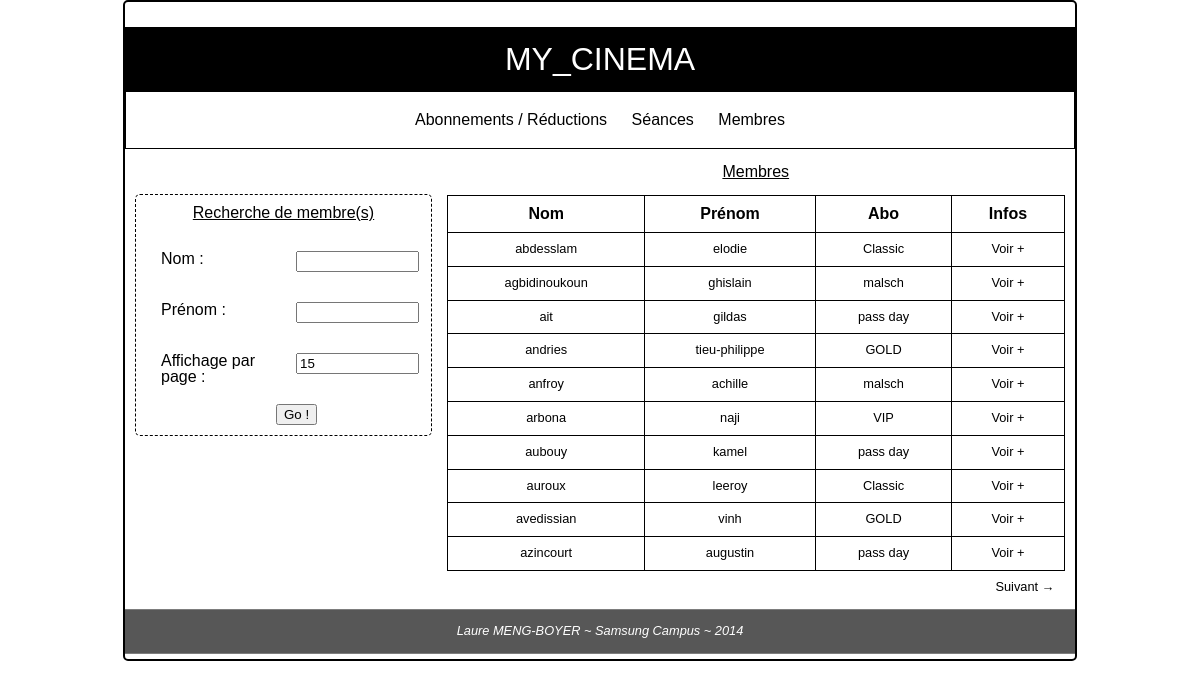
/members.php, run on the app's committed database.
### tables this page shows
CREATE TABLE `tp_membre` (
  `id_membre` int(11) NOT NULL,
  `id_fiche_perso` int(11) NOT NULL,
  `id_abo` int(11) NULL,
  `date_abo` datetime NULL,
  `id_dernier_film` int(11) NOT NULL,
  `date_dernier_film` datetime NULL,
  `date_inscription` datetime NULL,
  KEY(`id_abo`),
  PRIMARY KEY(`id_membre`)
);

CREATE TABLE `tp_fiche_personne` (
  `id_perso` int(11) NOT NULL,
  `nom` varchar(255) NOT NULL,
  `prenom` varchar(255) NOT NULL,
  `date_naissance` datetime NOT NULL,
  `email` varchar(255) NULL,
  `adresse` varchar(255) NOT NULL,
  `cpostal` varchar(255) NULL,
  `ville` varchar(255)  NULL,
  `pays` varchar(255)  NULL,
    PRIMARY KEY(`id_perso`)
);

CREATE TABLE `tp_abonnement` (
  `id_abo` int(11) NOT NULL,
  `nom` varchar(255) NOT NULL,
  `resum` varchar(255) NOT NULL,
  `prix` int(11) NOT NULL,
  `duree_abo` tinyint(4) NOT NULL,
    PRIMARY KEY(`id_abo`)
);

### members.php (the view, shortened to what this page needs)
<?php
include("includes/connectBDD.php");
$query = 'SELECT `tp_membre`.`id_membre`, `tp_fiche_personne`.`nom` AS nom, `tp_fiche_personne`.`prenom` AS prenom , `tp_abonnement`.`nom` AS abo FROM `tp_membre` LEFT JOIN `tp_fiche_personne` ON `tp_membre`.`id_fiche_perso`=`tp_fiche_personne`.`id_perso` LEFT JOIN `tp_abonnement` ON `tp_abonnement`.`id_abo`=`tp_membre`.`id_abo`';
$placeHold = array();
$query .= ' ORDER BY nom';
$resultats = $bdd->prepare($query);
$resultats->execute($placeHold);
$pagination = $resultats->fetchAll();
$nbMembre = count($pagination);
$limit = 10;
if(isset($_GET['page']))
{
	$currentPage = $_GET['page'];
}
else
{
	$currentPage = 1;
}
if(isset($_GET['limit']))
{
	$limit = $_GET['limit'];
	$query .= ' LIMIT '.(($currentPage - 1)*$limit).", $limit";
}
else
{
	$query .= ' LIMIT '.(($currentPage - 1)*$limit).", $limit";
}
$resultats = $bdd->prepare($query);
$resultats->execute($placeHold);
$avecFiltres = $resultats->fetchAll();
$nbPages = ceil($nbMembre/$limit);
?>
<!DOCTYPE html>
<html>
<head>
	<link rel="stylesheet" href="css/style.css" />
</head>
<body>
	<div id="main">
		<?php
		include("includes/header.php");
		include("includes/nav.php"); ?>
		<section class="bloc_left">
			<header><h2>Recherche de membre(s)</h2></header>
			<form method="GET" name="searchMember" action="members.php" >
				<label for="nom">Nom : </label>
				<input type="text" id="nom" name="nom" />
				<label for="prenom">Prénom : </label>
				<input type="text" id="prenom" name="prenom" />
				<label for="limit">Affichage par page :</label>
				<input type="number" id="limit" name="limit" value="15" min="0" />
				<input type="submit" id="valid" name="Validation" value="Go !" />
			</form>
		</section>
		<section id="bloc_right">
			<header>Membres</header>
			<table id="indexMembres">
				<tr>
					<th>Nom</th>
					<th>Prénom</th>
					<th>Abo</th>
					<th>Infos</th>
				</tr>
				<?php
				if(!empty($avecFiltres))
				{
					foreach($avecFiltres as $elem)
					{
						?>
						<tr>
							<td><?php echo $elem['nom']; ?></td>
							<td><?php echo $elem['prenom']; ?></td>
							<td><?php echo $elem['abo']; ?></td>
							<td><a href="ficheMember.php<?php echo "?"."id=".$elem['id_membre']?>">Voir +</a></td>
						</tr>
						<?php
					}
				}
				else
				{
					?>
					<tr><td colspan="4"><?php echo "Aucune correspondance trouvée :("; ?></td></tr>
					<?php
				}
				?>
			</table>
			<?php
			if($currentPage < $nbPages)
			{
				?>
				<a href='<?php echo "?"; if(isset($nom)) echo "nom=" . $nom; if(isset($prenom)) echo "&amp;prenom=" . $prenom; if(isset($limit)) echo "&amp;limit=" .$limit; echo "&amp;page=" . ($currentPage+1); ?>' class="next" title="lien vers la page suivante">Suivant &rarr;</a>
				<?php
			}
				?>
		</section>
		<?php include("includes/footer.php"); ?>
	</div>
</body>
</html>

### css/style.css (style rules this page uses)
html, body, div, span, applet, object, iframe, h1, h2, h3, h4, h5, h6, p, blockquote, pre, a, abbr, acronym, address, big, cite, code, del, dfn, em, img, ins, kbd, q, s, samp, small, strike, strong, sub, sup, tt, var, b, u, i, center, dl, dt, dd, ol, ul, li, fieldset, form, label, legend, table, caption, tbody, tfoot, thead, tr, th, td, article, aside, canvas, details, embed, figure, figcaption, footer, header, hgroup, menu, nav, output, ruby, section, summary, time, mark, audio, video { margin: 0; padding: 0; border: 0; font-size: 100%; font: inherit; vertical-align: baseline; }
article, aside, details, figcaption, figure, footer, header, hgroup, menu, nav, section { display: block; }
body { line-height: 1; }
table { border-collapse: collapse; border-spacing: 0; }
a { color: black; text-decoration: none; }
h2 { margin: 0 0 20px 0; text-decoration: underline; text-align: center; }
table { margin: auto; margin-top: 15px; }
table td, table th { border: 1px black solid; padding: 10px; text-align: center; }
table th { font-weight: bold; }
table td { font-size: 0.8em; }
.next, .previous { margin: 10px 0; font-size: 0.8em; }
.next { float: right; margin-right: 10px; }
#main { width: 950px; margin: auto; border: 2px solid black; border-radius: 5px; font-family: Helvetica, sans-serif; }
label { display: inline-block; float: left; width: 145px; }
label, input, select { margin: 10px 0 20px 20px; max-width: 115px; }
.bloc_left { float: left; margin: 45px 0 10px 10px; max-width: 30%; border: 1px dashed #000; border-radius: 5px; padding: 10px 5px; }
.bloc_left header { text-align: center; }
#valid { display: block; margin-left: 45%; margin-bottom: 0; }
#bloc_right { padding: 5px; float: left; width: 65%; margin-left: 10px; }
#bloc_right header { text-align: center; margin-top: 10px; text-decoration: underline; }
#historique, #indexFilm, #indexMembres { width: 100%; }

### data on the page
tp_membre: tp_fiche_personne.nom "abdesslam", tp_fiche_personne.prenom "elodie", id_abo.nom "Classic"
tp_membre: tp_fiche_personne.nom "agbidinoukoun", tp_fiche_personne.prenom "ghislain", id_abo.nom "malsch"
tp_membre: tp_fiche_personne.nom "ait", tp_fiche_personne.prenom "gildas", id_abo.nom "pass day"
tp_membre: tp_fiche_personne.nom "andries", tp_fiche_personne.prenom "tieu-philippe", id_abo.nom "GOLD"
tp_membre: tp_fiche_personne.nom "anfroy", tp_fiche_personne.prenom "achille", id_abo.nom "malsch"
tp_membre: tp_fiche_personne.nom "arbona", tp_fiche_personne.prenom "naji", id_abo.nom "VIP"
tp_membre: tp_fiche_personne.nom "aubouy", tp_fiche_personne.prenom "kamel", id_abo.nom "pass day"
tp_membre: tp_fiche_personne.nom "auroux", tp_fiche_personne.prenom "leeroy", id_abo.nom "Classic"
tp_membre: tp_fiche_personne.nom "avedissian", tp_fiche_personne.prenom "vinh", id_abo.nom "GOLD"
tp_membre: tp_fiche_personne.nom "azincourt", tp_fiche_personne.prenom "augustin", id_abo.nom "pass day"
